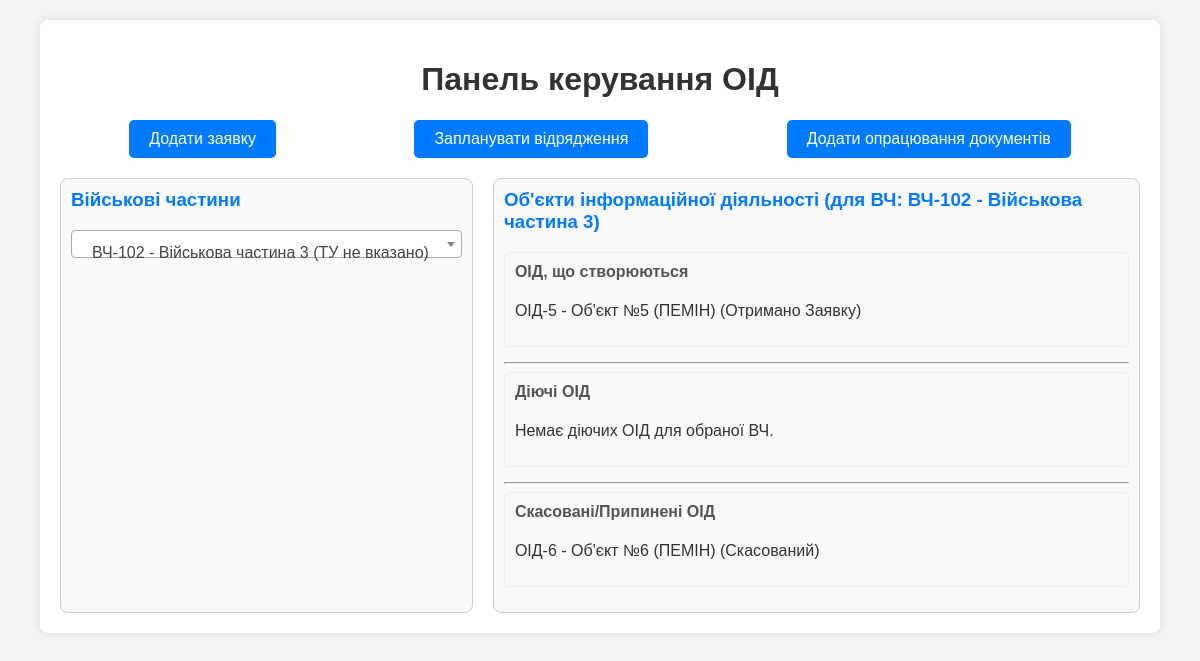
/oids/?unit=7, run on the app's committed database.
### oids/models.py (models this page shows, shortened)
class Unit(models.Model):
    territorial_management = models.ForeignKey(
        TerritorialManagement,
        on_delete=models.SET_NULL, # Якщо ТУ видаляється, частина може залишитися, але без прив'язки до ТУ.
        null=True,
        blank=True,
        verbose_name="Територіальне управління",
        related_name='units' # Дозволить отримати всі частини для ТУ: `tu_instance.units.all()`
    )
    code = models.CharField(max_length=50, unique=True, verbose_name="Код частини (номер)")
    name = models.CharField(max_length=255, verbose_name="Назва військової частини", blank=True, null=True) # Можливо, назва не завжди потрібна, якщо є код
    city = models.CharField(max_length=100, verbose_name="Місто розташування") # Збільшив max_length для міст
    distance_from_gu = models.PositiveIntegerField(verbose_name="Відстань від ГУ (км)", blank=True, null=True) # Змінив на PositiveIntegerField
    unit_groups = models.ManyToManyField(
        UnitGroup,
        blank=True,
        verbose_name="Групи військових частин",
        related_name='units' # Дозволить отримати всі частини для групи: `group_instance.units.all()`
    )
    note = models.TextField(verbose_name="Примітки", blank=True, null=True)
    class Meta:
        verbose_name = "Військова частина"
        verbose_name_plural = "Військові частини"

class OID(models.Model):
    unit = models.ForeignKey(
        Unit,
        on_delete=models.CASCADE,
        verbose_name="Військова частина",
        related_name='oids' # Дозволить отримати всі ОІД для частини: `unit_instance.oids.all()`
    )
    oid_type = models.CharField(max_length=10, choices=OIDTypeChoices.choices, verbose_name="Тип ОІД")
    cipher = models.CharField(max_length=100, verbose_name="Шифр ОІД", unique=True) # Додав шифр, як вказано в описі
    full_name = models.CharField(max_length=255, verbose_name="Повна назва ОІД", blank=True, null=True) # Змінив name на full_name
    room = models.CharField(max_length=255, verbose_name="Приміщення №")
    status = models.CharField(max_length=30, choices=OIDStatusChoices.choices, default=OIDStatusChoices.NEW, verbose_name="Поточний стан ОІД")
    note = models.TextField(verbose_name="Примітка", blank=True, null=True)
    class Meta:
        verbose_name = "Об’єкт інформаційної діяльності (ОІД)"
        verbose_name_plural = "Об’єкти інформаційної діяльності (ОІД)"

### oids/views.py (the view, shortened to what this page needs)
# urls.py: path('', main_dashboard, name='home'),  # ⬅ Головна сторінка
def main_dashboard(request):
    try:
        add_request_url = reverse('oids:add_work_request_view_name')
        plan_trip_url = reverse('oids:plan_trip_view_name')
        add_document_processing_url = reverse('oids:add_document_processing_view_name')
    except Exception:
        add_request_url, plan_trip_url, add_document_processing_url = '#', '#', '#'
    all_units = Unit.objects.select_related('territorial_management').order_by('name')
    selected_unit_id_str = request.GET.get('unit')
    selected_unit_object = None
    oids_creating_list = []
    oids_active_list = []
    oids_cancelled_list = []
    if selected_unit_id_str:
        try:
            selected_unit_id = int(selected_unit_id_str)
            selected_unit_object = Unit.objects.get(pk=selected_unit_id)
            oids_for_selected_unit = OID.objects.filter(unit_id=selected_unit_id)\
                                              .select_related('unit')\
                                              .order_by('cipher')
            for oid_instance in oids_for_selected_unit:
                oid_item_data = {
                    'id': oid_instance.id,
                    'cipher': oid_instance.cipher,
                    'full_name': oid_instance.full_name or oid_instance.unit.city,
                    'oid_type_display': oid_instance.get_oid_type_display(),
                    'status_display': oid_instance.get_status_display(),
                    'detail_url': reverse('oids:oid_detail_view_name', args=[oid_instance.id])
                }
                if oid_instance.status in [OIDStatusChoices.NEW, OIDStatusChoices.RECEIVED_REQUEST, OIDStatusChoices.RECEIVED_TZ]:
                    oids_creating_list.append(oid_item_data)
                elif oid_instance.status in [OIDStatusChoices.CANCELED, OIDStatusChoices.TERMINATED]:
                    oids_cancelled_list.append(oid_item_data)
        except (ValueError, Unit.DoesNotExist):
            selected_unit_object = None
    context = {
        'add_request_url': add_request_url,
        'plan_trip_url': plan_trip_url,
        'add_document_processing_url': add_document_processing_url,
        'all_units': all_units,
        'selected_unit_id': selected_unit_id_str, # Передаємо рядок для порівняння в шаблоні
        'selected_unit_object': selected_unit_object,
        'oids_creating': oids_creating_list,
        'oids_active': oids_active_list,
        'oids_cancelled': oids_cancelled_list,
    }
    return render(request, 'oids/main_dashboard.html', context)

### oids/templates/oids/main_dashboard.html (shortened to what this page needs)
{% extends "oids/base.html" %}
{% load static %}
{% block content %}
<div class="dashboard-columns" style="display: flex; gap: 20px;">
    <div class="column" style="flex: 1; border: 1px solid #ccc; padding: 10px;">
        <h3>Військові частини</h3>
        <form method="get" action="{% url 'oids:main_dashboard' %}" id="unitFilterFormMain">
        </form>
    </div>
    <div class="column column-oids" style="flex: 2; border: 1px solid #ccc; padding: 10px;">
        <h3>
            Об'єкти інформаційної діяльності
            <span>
                {% if selected_unit_object %}
                    (для ВЧ: {{ selected_unit_object.code }} - {{ selected_unit_object.name|default:selected_unit_object.city }})
                {% elif selected_unit_id %}
                    (для обраної ВЧ)
                {% else %}
                    (Оберіть ВЧ для відображення ОІД)
                {% endif %}
            </span>
        </h3>
        {% if selected_unit_id %}
            <div class="oid-list-section">
                <h4>ОІД, що створюються</h4>
                <ul id="oidsCreatingList">
                    {% for oid_data in oids_creating %}
                        <li>
                            <a href="{{ oid_data.detail_url }}">{{ oid_data.cipher }} - {{ oid_data.full_name }} ({{ oid_data.oid_type_display }})</a>
                            <span>({{ oid_data.status_display }})</span>
                        </li>
                    {% empty %}
                        <li>Немає ОІД у стані створення для обраної ВЧ.</li>
                    {% endfor %}
                </ul>
            </div>
            <hr>
            <div class="oid-list-section">
                <h4>Діючі ОІД</h4>
                <ul id="oidsActiveList">
                    {% for oid_data in oids_active %}
                        <li class="oid-item">
                            <a href="{{ oid_data.detail_url }}">{{ oid_data.cipher }} - {{ oid_data.full_name }} ({{ oid_data.oid_type_display }})</a>
                            <div class="expirations" style="font-size: 0.8em; color: grey; margin-left: 10px;">
                                {% if oid_data.ik_expiration_date %}ІК до: {{ oid_data.ik_expiration_date|date:"d.m.Y" }}<br>{% endif %}
                                {% if oid_data.attestation_expiration_date %}Атестація до: {{ oid_data.attestation_expiration_date|date:"d.m.Y" }}<br>{% endif %}
                                {% if oid_data.prescription_expiration_date %}Припис до: {{ oid_data.prescription_expiration_date|date:"d.m.Y" }}{% endif %}
                            </div>
                        </li>
                    {% empty %}
                        <li>Немає діючих ОІД для обраної ВЧ.</li>
                    {% endfor %}
                </ul>
            </div>
            <hr>
            <div class="oid-list-section">
                <h4>Скасовані/Припинені ОІД</h4>
                <ul id="oidsCancelledList">
                    {% for oid_data in oids_cancelled %}
                        <li>
                            <a href="{{ oid_data.detail_url }}">{{ oid_data.cipher }} - {{ oid_data.full_name }} ({{ oid_data.oid_type_display }})</a>
                            <span>({{ oid_data.status_display }})</span>
                        </li>
                    {% empty %}
                        <li>Немає скасованих/припинених ОІД для обраної ВЧ.</li>
                    {% endfor %}
                </ul>
            </div>
        {% elif not selected_unit_id %}
             <p>Будь ласка, оберіть військову частину для відображення списку ОІД.</p>
        {% endif %}
    </div>
</div>
{% endblock %}

### oids/static/oids/css/style.css (style rules this page uses)
body { font-family: Arial, sans-serif; margin: 0; padding: 0; background-color: #f4f4f4; color: #333; }
.dashboard-columns { display: grid; grid-template-columns: 1fr 1fr 2fr; gap: 20px; }
.column { border: 1px solid #ddd; border-radius: 8px; padding: 15px; background-color: #f9f9f9; }
.column h3 { margin-top: 0; color: #007bff; }
ul { list-style: none; padding: 0; }
ul li { margin-bottom: 8px; }
ul li a { text-decoration: none; color: #333; }
.oid-list-section { margin-bottom: 15px; padding: 10px; border: 1px solid #eee; border-radius: 5px; }
.oid-list-section h4 { margin-top: 0; color: #555; }

### data on the page
Unit: code "ВЧ-102", name "Військова частина 3"
OID: cipher "ОІД-5", full_name "Об'єкт №5", oid_type_display "ПЕМІН", status_display "Отримано Заявку"
OID: cipher "ОІД-6", full_name "Об'єкт №6", oid_type_display "ПЕМІН", status_display "Скасований"
